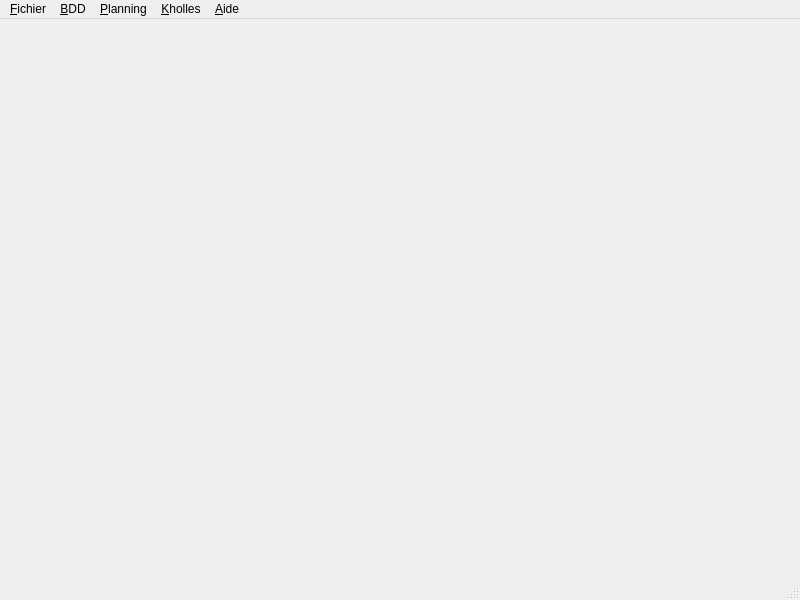
<?xml version="1.0" encoding="UTF-8"?>
<ui version="4.0">
 <class>MainWindow</class>
 <widget class="QMainWindow" name="MainWindow">
  <property name="windowModality">
   <enum>Qt::WindowModal</enum>
  </property>
  <property name="geometry">
   <rect>
    <x>0</x>
    <y>0</y>
    <width>800</width>
    <height>600</height>
   </rect>
  </property>
  <property name="windowTitle">
   <string>SPARK Kholloscope</string>
  </property>
  <widget class="QWidget" name="centralwidget">
   <layout class="QVBoxLayout" name="verticalLayout">
    <item>
     <widget class="QLabel" name="info">
      <property name="text">
       <string>&lt;html&gt;&lt;head/&gt;&lt;body&gt;&lt;p&gt;&lt;br/&gt;&lt;/p&gt;&lt;/body&gt;&lt;/html&gt;</string>
      </property>
     </widget>
    </item>
    <item>
     <spacer name="verticalSpacer">
      <property name="orientation">
       <enum>Qt::Vertical</enum>
      </property>
      <property name="sizeHint" stdset="0">
       <size>
        <width>20</width>
        <height>40</height>
       </size>
      </property>
     </spacer>
    </item>
   </layout>
  </widget>
  <widget class="QMenuBar" name="menubar">
   <property name="geometry">
    <rect>
     <x>0</x>
     <y>0</y>
     <width>800</width>
     <height>22</height>
    </rect>
   </property>
   <property name="nativeMenuBar">
    <bool>false</bool>
   </property>
   <widget class="QMenu" name="menuFichier">
    <property name="title">
     <string>&amp;Fichier</string>
    </property>
    <addaction name="action_File_Create"/>
    <addaction name="action_File_Open"/>
    <addaction name="separator"/>
    <addaction name="action_File_Settings"/>
    <addaction name="separator"/>
    <addaction name="action_File_Quit"/>
   </widget>
   <widget class="QMenu" name="menuBDD">
    <property name="enabled">
     <bool>true</bool>
    </property>
    <property name="title">
     <string>&amp;BDD</string>
    </property>
    <addaction name="action_DB_Students"/>
    <addaction name="action_DB_Groups"/>
    <addaction name="action_DB_Subjects"/>
    <addaction name="action_DB_Kholleurs"/>
   </widget>
   <widget class="QMenu" name="menuPlanning">
    <property name="enabled">
     <bool>true</bool>
    </property>
    <property name="title">
     <string>&amp;Planning</string>
    </property>
    <addaction name="action_Schedule_Timetable"/>
    <addaction name="action_Schedule_Students_Groups"/>
    <addaction name="action_Schedule_Swapping_Groups"/>
    <addaction name="action_Schedule_Kholles"/>
    <addaction name="action_Schedule_Events"/>
   </widget>
   <widget class="QMenu" name="menuKholles">
    <property name="enabled">
     <bool>true</bool>
    </property>
    <property name="title">
     <string>&amp;Kholles</string>
    </property>
    <addaction name="action_Kholles_Interface"/>
    <addaction name="action_Kholles_Generate"/>
    <addaction name="action_Kholles_LastChanges"/>
    <addaction name="action_Kholles_Historic"/>
   </widget>
   <widget class="QMenu" name="menu_Aide">
    <property name="title">
     <string>&amp;Aide</string>
    </property>
    <addaction name="action_Help"/>
    <addaction name="action_AboutIt"/>
   </widget>
   <addaction name="menuFichier"/>
   <addaction name="menuBDD"/>
   <addaction name="menuPlanning"/>
   <addaction name="menuKholles"/>
   <addaction name="menu_Aide"/>
  </widget>
  <widget class="QStatusBar" name="statusbar"/>
  <action name="action_File_Open">
   <property name="text">
    <string>&amp;Ouvrir</string>
   </property>
   <property name="shortcut">
    <string>Ctrl+O</string>
   </property>
  </action>
  <action name="action_File_Create">
   <property name="enabled">
    <bool>true</bool>
   </property>
   <property name="text">
    <string>C&amp;réer</string>
   </property>
   <property name="shortcut">
    <string>Ctrl+N</string>
   </property>
  </action>
  <action name="action_File_Delete">
   <property name="text">
    <string>&amp;Supprimer</string>
   </property>
  </action>
  <action name="action_File_Configuate">
   <property name="text">
    <string>&amp;Configurer</string>
   </property>
  </action>
  <action name="action_File_Quit">
   <property name="text">
    <string>&amp;Quitter</string>
   </property>
   <property name="shortcut">
    <string>Ctrl+Q</string>
   </property>
  </action>
  <action name="action_DB_Students">
   <property name="enabled">
    <bool>true</bool>
   </property>
   <property name="text">
    <string>&amp;Elèves</string>
   </property>
  </action>
  <action name="action_DB_Groups">
   <property name="text">
    <string>&amp;Groupes</string>
   </property>
  </action>
  <action name="action_DB_Subjects">
   <property name="text">
    <string>&amp;Matières</string>
   </property>
  </action>
  <action name="action_DB_Kholleurs">
   <property name="text">
    <string>E&amp;nseignants</string>
   </property>
  </action>
  <action name="action_Schedule_Timetable">
   <property name="enabled">
    <bool>true</bool>
   </property>
   <property name="text">
    <string>&amp;Emploi du temps</string>
   </property>
   <property name="shortcut">
    <string>Ctrl+T</string>
   </property>
  </action>
  <action name="action_Schedule_Students_Groups">
   <property name="text">
    <string>&amp;Liens élèves-groupes</string>
   </property>
  </action>
  <action name="action_Schedule_Kholles">
   <property name="text">
    <string>&amp;Horaires de kholles</string>
   </property>
   <property name="shortcut">
    <string>Ctrl+K</string>
   </property>
  </action>
  <action name="action_Schedule_Events">
   <property name="text">
    <string>Evènements &amp;spéciaux</string>
   </property>
  </action>
  <action name="action_Kholles_Interface">
   <property name="enabled">
    <bool>true</bool>
   </property>
   <property name="text">
    <string>&amp;Interface</string>
   </property>
   <property name="shortcut">
    <string>Ctrl+I</string>
   </property>
  </action>
  <action name="action_Kholles_Generate">
   <property name="text">
    <string>&amp;Générer</string>
   </property>
   <property name="shortcut">
    <string>Ctrl+G</string>
   </property>
  </action>
  <action name="action_Kholles_Historic">
   <property name="text">
    <string>&amp;Historique</string>
   </property>
   <property name="shortcut">
    <string>Ctrl+H</string>
   </property>
  </action>
  <action name="action_Help">
   <property name="enabled">
    <bool>true</bool>
   </property>
   <property name="text">
    <string>&amp;Contacts</string>
   </property>
  </action>
  <action name="action_AboutIt">
   <property name="text">
    <string>A p&amp;ropos de</string>
   </property>
  </action>
  <action name="action_Kholles_LastChanges">
   <property name="text">
    <string>&amp;Outils de dépannage</string>
   </property>
   <property name="shortcut">
    <string>Ctrl+D</string>
   </property>
  </action>
  <action name="action_Schedule_Swapping_Groups">
   <property name="text">
    <string>Echange de &amp;groupes</string>
   </property>
  </action>
  <action name="action_File_Settings">
   <property name="text">
    <string>P&amp;aramètres</string>
   </property>
  </action>
 </widget>
 <resources/>
 <connections/>
</ui>
